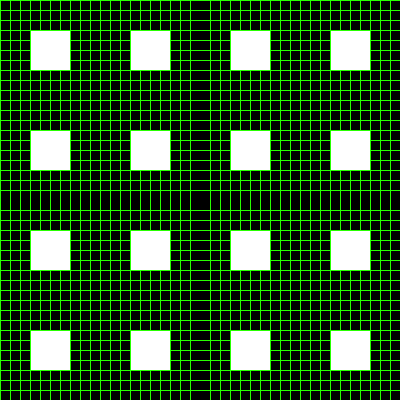
Frame 1 (no input)
Frame 60 (the mouse pressed at the canvas centre just before this capture): identical to frame 1, image omitted
Frame 120 (the mouse held since frame 60 and released just before this capture): identical to frame 1, image omitted

The Processing sketch that drew this single still picture (run headless with seeded random() and noise(); from frame 60 on, the mouse is pressed at the canvas centre):

// Processing sketch: processing_88578
// ── processing_88578.pde

void setup() {
  size (400, 400);
  smooth();
}

void draw() {
  background(0, 0, 0);
  for (int i=400; i>0; i-=20){
    for (int j=400; j> 0; j-=20){
      stroke(40,255,0);
      fill(0,0,0);
      rectMode(CENTER);
      rect(200,200,i,j);
    }
  }
  
  for (int i=50; i<400; i+=100){
    for (int j=50; j<400; j+=100){
      fill(255,255,255);
      rect(i,j,40,40);
    }
  }
}
